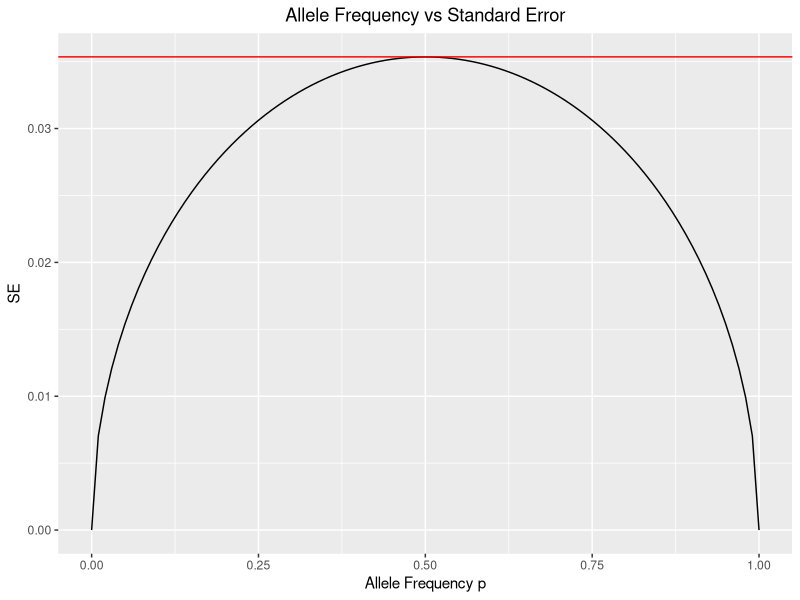
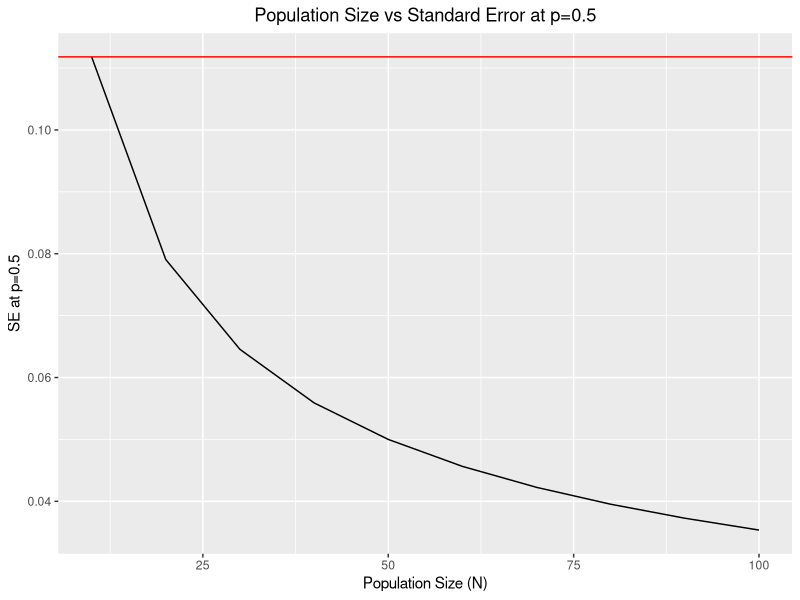

Reproduce these figures in R, in order.
## ---- chunk 1
library(tidyverse)
# Vector of allele frequency for allele A
p <-  seq(0,1,by=0.01) # Frequency p of A allele
N <- 100 # Population of N individuals
# vector to store standard errors


fun_p <- function(p,N){ # function to estimate the standard errors for each frequencies
  se <- c()
  for(i in 1:length(p)){
    se[i] <- sqrt((p[i]*(1-p[i]))/(2*N))
  }
  return(se)
}


SE <- fun_p(p=p,N=N)

df <- cbind(p,SE)
df <- as.data.frame(df,col.names=names("p","SE"))

# Plot of Allele Frequency p vs Standard Error
ggplot(df,aes(x=p,y=SE))+geom_line()+xlab("Allele Frequency p")+ylab("SE")+ggtitle("Allele Frequency vs Standard Error")+theme(plot.title = element_text(hjust = 0.5))+geom_hline(yintercept = max(SE),color="red")

#The horizontal red line determines the maximum value of SE.
## ---- chunk 2

p <- 0.5 # Set the p frequency to 0.5

N <-seq(10,100,by=10) # Create the N vector

fun_p <- function(p,N){ # function to estimate the standard errors for each population size
  se <- c()
  for(i in 1:length(N)){
    se[i] <- sqrt((p*(1-p))/(2*N[i]))
  }
  return(se)
}

SE <- fun_p(p=p,N=N)

df <- cbind(N, SE)
df <- as.data.frame(df,col.names=names("N","SE"))

# Plot of Allele Frequency p vs Standard Error
ggplot(df,aes(x=N,y=SE))+geom_line()+xlab("Population Size (N)")+ylab("SE at p=0.5")+ggtitle("Population Size vs Standard Error at p=0.5")+theme(plot.title = element_text(hjust = 0.5))+geom_hline(yintercept = max(SE),color="red")

#The horizontal red line determines the maximum value of SE at p=0.5.


